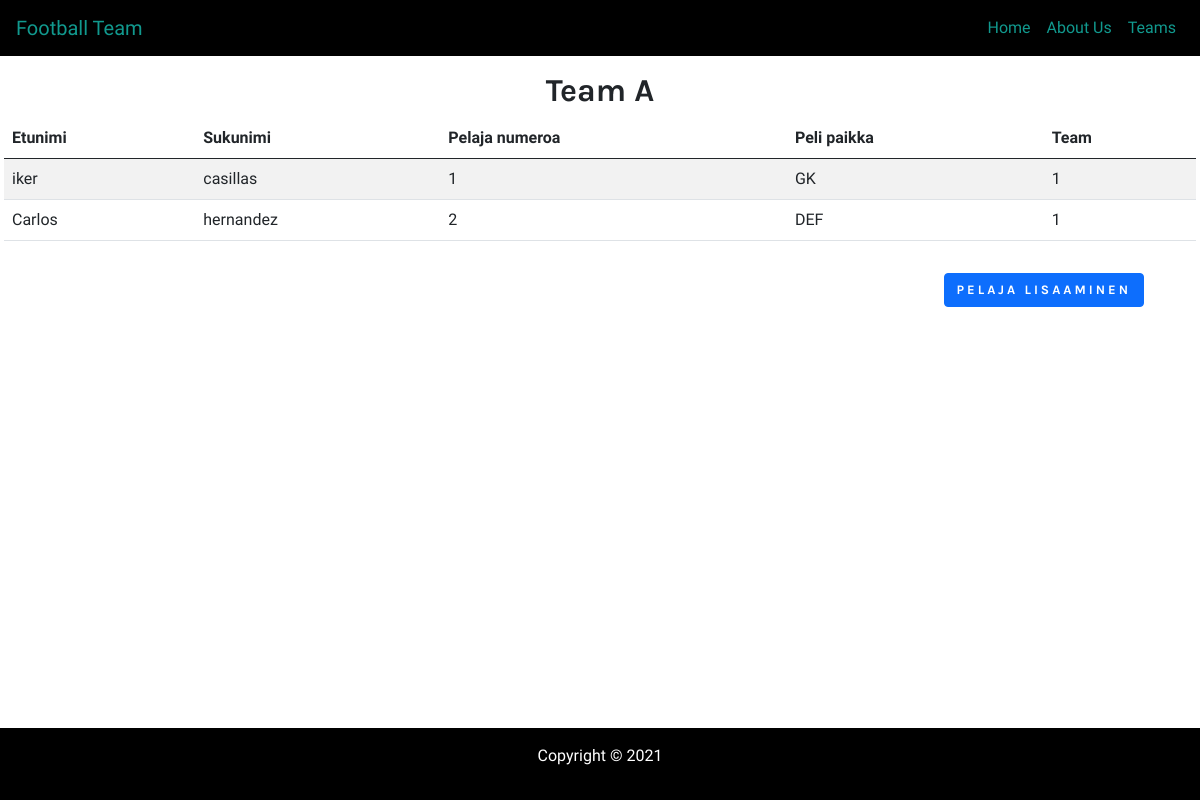
The page /team_a.php on the database its author committed.
### tables this page shows
CREATE TABLE IF NOT EXISTS `pelaajat` (
  `player_ID` int NOT NULL AUTO_INCREMENT,
  `etunimi` tinytext NOT NULL,
  `sukunimi` tinytext NOT NULL,
  `pelaja_nro` tinytext NOT NULL,
  `peli_paikka` tinytext NOT NULL,
  `team` int NOT NULL,
  PRIMARY KEY (`player_ID`),
  KEY `team` (`team`)
);

### team_a.php (the view, shortened to what this page needs)
<!DOCTYPE html>
<html lang="en">
<head>
	<link rel="stylesheet" href="css/bootstrap.min.css">
	<link rel="stylesheet" href="css/main.css">
</head>
<body>
<nav class="navbar navbar-expand-lg ">
	<div class="container-fluid">
		<a class="navbar-brand" href="index.php">Football Team</a>
		<div class="collapse navbar-collapse" id="navbarSupportedContent">
			<ul class="navbar-nav ml-auto">
				<li class="navbar-item"><a class="nav-link" href="index.php">Home</a></li>
				<li class="navbar-item"><a class="nav-link" href="index.php#about">About Us</a></li>
				<li class="navbar-item"><a class="nav-link" href="index.php#team">Teams</a></li>
			</ul>
		</div>
	</div>
</nav>
<?php
		include("funktiot.php");
		$serveri = knowser($serveri);
		$tunnus = knowme($tunnus);
		$ssana = knowpass($ssana);
		$tkanta = knowtk($tkanta);
		$conn = new mysqli($serveri, $tunnus, $ssana, $tkanta);
		$sql = "SELECT * FROM pelaajat
				where team= 1
				ORDER by sukunimi, etunimi";
				$result = mysqli_query($conn, $sql);
?>
<div class="container-fluid">
	<div class="row py-3">
		<div class="col">
			<h2 class="text-center">Team A</h2>
		</div>
		<table class="table table-striped py-2">
			<thead>
				<tr>
					<th>Etunimi</th>
					<th>Sukunimi</th>
					<th>Pelaja numeroa</th>
					<th>Peli paikka</th>
					<th>Team</th>
					</tr>
			</thead>
			<tbody>
	<?php
		if ($result->num_rows > 0 ) {
		    while($row = $result->fetch_assoc()) {
				echo "<tr>
			    	<td>" . $row['etunimi']. "</td>
					<td>" . $row['sukunimi']. "</td>
					<td>" . $row['pelaja_nro']. "</td>
					<td>" . $row['peli_paikka']. "</td>
					<td>" . $row['team']. "</td>
			       	</tr>";
				}
			}
			else {
			    echo "Ei tulevia tapahtumia";
			}
	?>
			</tbody>
			</table>
			<div class="row">
				<div class="col-6">
				</div>
				<div class="col-6 d-flex flex-row-reverse">
							<button class="btn btn-primary m-3" onclick="document.location='pelaja_lisaa.php'">Pelaja lisaaminen</button>
				</div>
			</div>
	</div>
</div>
 <footer class="fixed-bottom">
	<div class="container-fluid p-3" >
        <div class="row text-center text-white">
          	<div class="col ml-auto">
            	<p>Copyright &copy; 2021</p>
          </div>
        </div>
     </div>
</footer>
</body>
</html>

### css/main.css (style rules this page uses)
* { box-sizing: border-box; padding: 0; margin: 0; }
html { min-height: 100vh }
body { font-family: 'Martel', serif; font-weight: 400; }
h1, h2, h3, h4, h5, h6 { font-family: 'Karla', sans-serif; font-weight: 700; }
.btn { font-family: 'Karla', sans-serif; font-weight: 700; font-size: 13px; text-transform: uppercase; letter-spacing: 3px; }
.navbar { background-color: #000; }
.navbar-brand { color: #11998e; }
.nav-link { color: #11998e; }
footer { background: #000; }

### rows shown on the page
pelaajat: etunimi "iker", sukunimi "casillas", pelaja_nro "1", peli_paikka "GK", team "1"
pelaajat: etunimi "Carlos", sukunimi "hernandez", pelaja_nro "2", peli_paikka "DEF", team "1"
